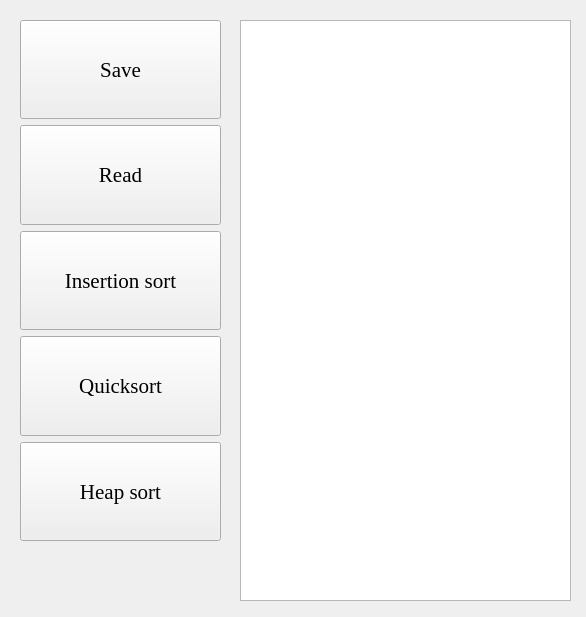
<?xml version="1.0" encoding="UTF-8"?>
<ui version="4.0">
 <class>MainWindow</class>
 <widget class="QMainWindow" name="MainWindow">
  <property name="geometry">
   <rect>
    <x>0</x>
    <y>0</y>
    <width>586</width>
    <height>617</height>
   </rect>
  </property>
  <property name="minimumSize">
   <size>
    <width>554</width>
    <height>611</height>
   </size>
  </property>
  <property name="font">
   <font>
    <family>Times New Roman</family>
    <pointsize>16</pointsize>
   </font>
  </property>
  <property name="windowTitle">
   <string>Sort algorithms</string>
  </property>
  <widget class="QWidget" name="centralwidget">
   <widget class="QTextBrowser" name="output">
    <property name="geometry">
     <rect>
      <x>240</x>
      <y>20</y>
      <width>331</width>
      <height>581</height>
     </rect>
    </property>
    <property name="minimumSize">
     <size>
      <width>310</width>
      <height>0</height>
     </size>
    </property>
   </widget>
   <widget class="QWidget" name="layoutWidget">
    <property name="geometry">
     <rect>
      <x>20</x>
      <y>20</y>
      <width>201</width>
      <height>521</height>
     </rect>
    </property>
    <layout class="QVBoxLayout" name="verticalLayout_2">
     <item>
      <widget class="QPushButton" name="Save">
       <property name="sizePolicy">
        <sizepolicy hsizetype="Minimum" vsizetype="Expanding">
         <horstretch>0</horstretch>
         <verstretch>0</verstretch>
        </sizepolicy>
       </property>
       <property name="cursor">
        <cursorShape>PointingHandCursor</cursorShape>
       </property>
       <property name="text">
        <string>Save</string>
       </property>
       <property name="checkable">
        <bool>false</bool>
       </property>
      </widget>
     </item>
     <item>
      <widget class="QPushButton" name="Read">
       <property name="sizePolicy">
        <sizepolicy hsizetype="Minimum" vsizetype="Expanding">
         <horstretch>0</horstretch>
         <verstretch>0</verstretch>
        </sizepolicy>
       </property>
       <property name="cursor">
        <cursorShape>PointingHandCursor</cursorShape>
       </property>
       <property name="text">
        <string>Read</string>
       </property>
       <property name="checkable">
        <bool>false</bool>
       </property>
      </widget>
     </item>
     <item>
      <widget class="QPushButton" name="Insertion_sort">
       <property name="sizePolicy">
        <sizepolicy hsizetype="Minimum" vsizetype="Expanding">
         <horstretch>0</horstretch>
         <verstretch>0</verstretch>
        </sizepolicy>
       </property>
       <property name="cursor">
        <cursorShape>PointingHandCursor</cursorShape>
       </property>
       <property name="text">
        <string>Insertion sort</string>
       </property>
       <property name="checkable">
        <bool>false</bool>
       </property>
      </widget>
     </item>
     <item>
      <widget class="QPushButton" name="Quicksort">
       <property name="sizePolicy">
        <sizepolicy hsizetype="Minimum" vsizetype="Expanding">
         <horstretch>0</horstretch>
         <verstretch>0</verstretch>
        </sizepolicy>
       </property>
       <property name="cursor">
        <cursorShape>PointingHandCursor</cursorShape>
       </property>
       <property name="text">
        <string>Quicksort</string>
       </property>
      </widget>
     </item>
     <item>
      <widget class="QPushButton" name="Heap_sort">
       <property name="sizePolicy">
        <sizepolicy hsizetype="Minimum" vsizetype="Expanding">
         <horstretch>0</horstretch>
         <verstretch>0</verstretch>
        </sizepolicy>
       </property>
       <property name="cursor">
        <cursorShape>PointingHandCursor</cursorShape>
       </property>
       <property name="text">
        <string>Heap sort</string>
       </property>
      </widget>
     </item>
    </layout>
   </widget>
   <widget class="QLabel" name="time">
    <property name="geometry">
     <rect>
      <x>30</x>
      <y>558</y>
      <width>201</width>
      <height>41</height>
     </rect>
    </property>
    <property name="font">
     <font>
      <pointsize>14</pointsize>
      <weight>50</weight>
      <bold>false</bold>
     </font>
    </property>
    <property name="text">
     <string/>
    </property>
   </widget>
  </widget>
 </widget>
 <resources/>
 <connections/>
</ui>
